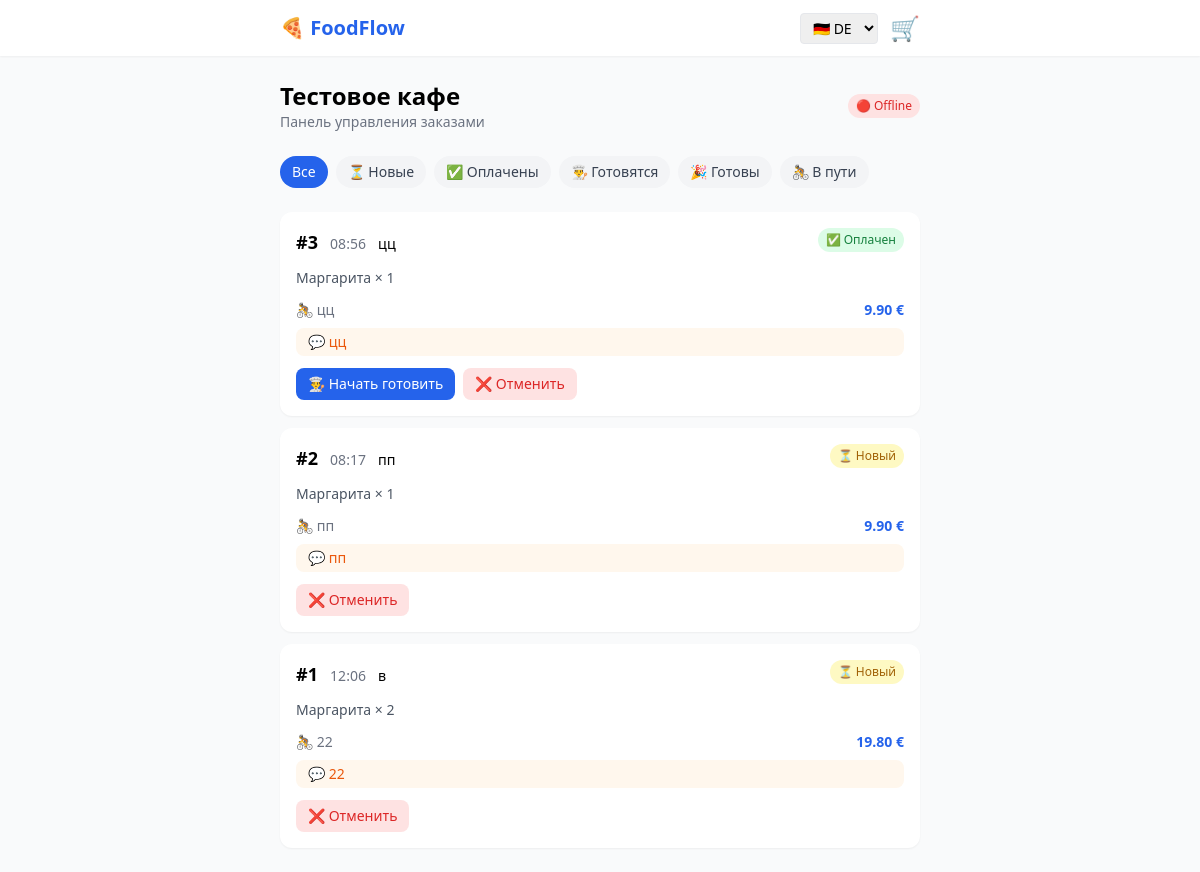
/cafe/dashboard/1, run on an earlier commit of the app's database.
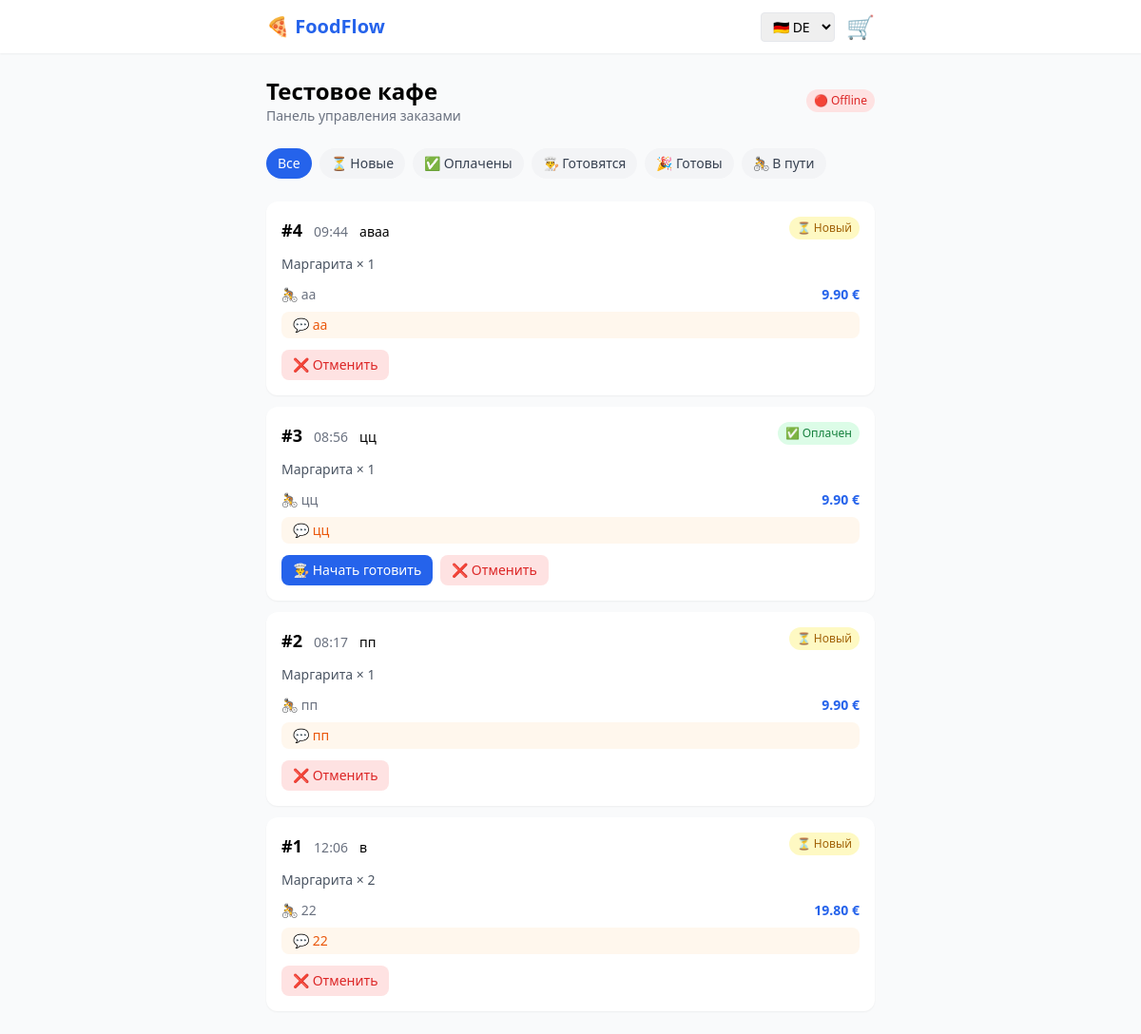
And on a later commit of the database.
### app/models/cafe.py (models this page shows)
class Cafe(Base):
    __tablename__ = "cafes"
    id = Column(Integer, primary_key=True, index=True)
    name = Column(String, nullable=False)
    owner_id = Column(Integer, ForeignKey("users.id"), nullable=False)
    description = Column(String, nullable=True)
    address = Column(String, nullable=True)
    phone = Column(String, nullable=True)
    logo_url = Column(String, nullable=True)
    is_active = Column(Boolean, default=True)
    owner = relationship("User", back_populates="cafes")
    categories = relationship("MenuCategory", back_populates="cafe")
    dishes = relationship("Dish", back_populates="cafe")
    orders = relationship("Order", back_populates="cafe")
    delivery_zones = relationship("DeliveryZone", back_populates="cafe")
    stripe_account = relationship("StripeAccount", back_populates="cafe", uselist=False)

### app/models/order.py (models this page shows)
class Order(Base):
    __tablename__ = "orders"
    id = Column(Integer, primary_key=True, index=True)
    cafe_id = Column(Integer, ForeignKey("cafes.id"), nullable=False)
    customer_name = Column(String, nullable=False)
    customer_phone = Column(String, nullable=True)
    customer_email = Column(String, nullable=True)
    delivery_address = Column(String, nullable=True)
    delivery_lat = Column(Float, nullable=True)
    delivery_lng = Column(Float, nullable=True)
    delivery_zone_id = Column(Integer, ForeignKey("delivery_zones.id"), nullable=True)
    delivery_price = Column(Float, default=0.0)
    subtotal = Column(Float, nullable=False)        # сумма блюд
    total = Column(Float, nullable=False)           # subtotal + delivery
    status = Column(String, default="pending")
    stripe_payment_intent_id = Column(String, nullable=True)
    stripe_checkout_session_id = Column(String, nullable=True)
    qr_code = Column(String, nullable=True)         # уникальный токен для QR на чеке
    is_confirmed = Column(Boolean, default=False)   # курьер отсканировал QR
    comment = Column(Text, nullable=True)
    language = Column(String, default="de")         # язык клиента при заказе
    created_at = Column(DateTime(timezone=True), server_default=func.now())
    updated_at = Column(DateTime(timezone=True), onupdate=func.now())
    cafe = relationship("Cafe", back_populates="orders")
    items = relationship("OrderItem", back_populates="order")
    delivery_zone = relationship("DeliveryZone")

### app/models/order_item.py (models this page shows, shortened)
class OrderItem(Base):
    __tablename__ = "order_items"
    id = Column(Integer, primary_key=True, index=True)
    order_id = Column(Integer, ForeignKey("orders.id"), nullable=False)
    dish_id = Column(Integer, ForeignKey("dishes.id"), nullable=False)
    dish_name = Column(String, nullable=False)
    dish_price = Column(Float, nullable=False)
    quantity = Column(Integer, nullable=False, default=1)
    order = relationship("Order", back_populates="items")
    dish = relationship("Dish")

### app/routers/cafe_dashboard.py (the view)
@router.get("/dashboard/{cafe_id}", response_class=HTMLResponse)
async def dashboard_page(cafe_id: int, request: Request, db: Session = Depends(get_db)):
    cafe = db.query(Cafe).filter(Cafe.id == cafe_id).first()
    if not cafe:
        raise HTTPException(status_code=404, detail="Cafe not found")
    orders = db.query(Order).filter(
        Order.cafe_id == cafe_id
    ).order_by(Order.created_at.desc()).limit(50).all()
    return templates.TemplateResponse(request=request, name="cafe/dashboard.html", context={
        "cafe": cafe,
        "orders": orders,
    })

### templates/cafe/dashboard.html (shortened to what this page needs)
{% extends "base.html" %}
{% block content %}
<div class="flex items-center justify-between mb-6">
    <div>
        <h2 class="text-2xl font-bold">{{ cafe.name }}</h2>
        <p class="text-gray-500 text-sm">Панель управления заказами</p>
    </div>
    <div class="flex items-center gap-2">
        <span id="ws-status" class="text-xs px-2 py-1 rounded-full bg-gray-100 text-gray-500">⚫ Подключение...</span>
    </div>
</div>
<div class="flex gap-2 overflow-x-auto pb-2 mb-4">
    <button onclick="filterOrders('all')" class="filter-btn active whitespace-nowrap px-3 py-1.5 rounded-full text-sm font-medium bg-blue-600 text-white">Все</button>
    <button onclick="filterOrders('pending')" class="filter-btn whitespace-nowrap px-3 py-1.5 rounded-full text-sm font-medium bg-gray-100 text-gray-700">⏳ Новые</button>
    <button onclick="filterOrders('paid')" class="filter-btn whitespace-nowrap px-3 py-1.5 rounded-full text-sm font-medium bg-gray-100 text-gray-700">✅ Оплачены</button>
    <button onclick="filterOrders('preparing')" class="filter-btn whitespace-nowrap px-3 py-1.5 rounded-full text-sm font-medium bg-gray-100 text-gray-700">👨‍🍳 Готовятся</button>
    <button onclick="filterOrders('ready')" class="filter-btn whitespace-nowrap px-3 py-1.5 rounded-full text-sm font-medium bg-gray-100 text-gray-700">🎉 Готовы</button>
    <button onclick="filterOrders('delivering')" class="filter-btn whitespace-nowrap px-3 py-1.5 rounded-full text-sm font-medium bg-gray-100 text-gray-700">🚴 В пути</button>
</div>
<div id="orders-list" class="grid gap-3">
    {% for order in orders %}
    <div class="order-card bg-white rounded-xl shadow-sm p-4" data-status="{{ order.status }}" data-order-id="{{ order.id }}">
        <div class="flex items-start justify-between mb-3">
            <div>
                <span class="font-bold text-lg">#{{ order.id }}</span>
                <span class="text-gray-500 text-sm ml-2">{{ order.created_at.strftime('%H:%M') }}</span>
                <span class="ml-2 text-sm font-medium">{{ order.customer_name }}</span>
            </div>
            <span class="status-badge text-xs px-2 py-1 rounded-full font-medium
                {% if order.status == 'pending' %}bg-yellow-100 text-yellow-700
                {% elif order.status == 'paid' %}bg-green-100 text-green-700
                {% elif order.status == 'preparing' %}bg-blue-100 text-blue-700
                {% elif order.status == 'ready' %}bg-purple-100 text-purple-700
                {% elif order.status == 'delivering' %}bg-orange-100 text-orange-700
                {% elif order.status == 'delivered' %}bg-gray-100 text-gray-500
                {% elif order.status == 'cancelled' %}bg-red-100 text-red-500
                {% endif %}">
                {% if order.status == 'pending' %}⏳ Новый
                {% elif order.status == 'paid' %}✅ Оплачен
                {% elif order.status == 'preparing' %}👨‍🍳 Готовится
                {% elif order.status == 'ready' %}🎉 Готов
                {% elif order.status == 'delivering' %}🚴 В пути
                {% elif order.status == 'delivered' %}📦 Доставлен
                {% elif order.status == 'cancelled' %}❌ Отменён
                {% endif %}
            </span>
        </div>
        <div class="text-sm text-gray-600 mb-3">
            {% for item in order.items %}
            <span>{{ item.dish_name }} × {{ item.quantity }}</span>{% if not loop.last %}, {% endif %}
            {% endfor %}
        </div>
        <div class="flex items-center justify-between text-sm">
            <span class="text-gray-500">
                {% if order.delivery_address %}🚴 {{ order.delivery_address }}{% else %}🏠 Самовывоз{% endif %}
            </span>
            <span class="font-bold text-blue-600">{{ "%.2f"|format(order.total) }} €</span>
        </div>
        {% if order.comment %}
        <div class="mt-2 text-sm text-orange-600 bg-orange-50 rounded-lg px-3 py-1">
            💬 {{ order.comment }}
        </div>
        {% endif %}
        <div class="flex gap-2 mt-3 flex-wrap">
            {% if order.status == 'paid' %}
            <button onclick="updateStatus({{ order.id }}, 'preparing')"
                    class="px-3 py-1.5 bg-blue-600 text-white rounded-lg text-sm font-medium">
                👨‍🍳 Начать готовить
            </button>
            {% elif order.status == 'preparing' %}
            <button onclick="updateStatus({{ order.id }}, 'ready')"
                    class="px-3 py-1.5 bg-purple-600 text-white rounded-lg text-sm font-medium">
                🎉 Готово
            </button>
            {% elif order.status == 'ready' %}
            <button onclick="updateStatus({{ order.id }}, 'delivering')"
                    class="px-3 py-1.5 bg-orange-500 text-white rounded-lg text-sm font-medium">
                🚴 Передать курьеру
            </button>
            {% elif order.status == 'delivering' %}
            <button onclick="updateStatus({{ order.id }}, 'delivered')"
                    class="px-3 py-1.5 bg-green-600 text-white rounded-lg text-sm font-medium">
                ✅ Доставлен
            </button>
            {% endif %}
            {% if order.status not in ['delivered', 'cancelled'] %}
            <button onclick="updateStatus({{ order.id }}, 'cancelled')"
                    class="px-3 py-1.5 bg-red-100 text-red-600 rounded-lg text-sm font-medium">
                ❌ Отменить
            </button>
            {% endif %}
        </div>
    </div>
    {% else %}
    <div class="text-center py-12 text-gray-400">
        <div class="text-5xl mb-3">📋</div>
        <p>Заказов пока нет</p>
    </div>
    {% endfor %}
</div>
{% endblock %}

### templates/base.html (shortened to what this page needs)
<!DOCTYPE html>
<html lang="{{ lang | default('de') }}">
<head>
    <script src="https://cdn.tailwindcss.com"></script>
</head>
<body class="bg-gray-50 min-h-screen">
    <header class="bg-white shadow-sm sticky top-0 z-50">
        <div class="max-w-2xl mx-auto px-4 py-3 flex items-center justify-between">
            <h1 class="text-xl font-bold text-blue-600">🍕 FoodFlow</h1>
            <div class="flex items-center gap-3">
                <select onchange="switchLang(this.value)"
                        class="text-sm border rounded px-2 py-1">
                    <option value="de" {% if lang == 'de' %}selected{% endif %}>🇩🇪 DE</option>
                </select>
                <a href="/cart" class="relative">
                    <span class="text-2xl">🛒</span>
                </a>
            </div>
        </div>
    </header>
    <main class="max-w-2xl mx-auto px-4 py-6">
        {% block content %}{% endblock %}
    </main>
</body>
</html>

What changed in the data, as far as the page shows it:
added Order: id "4", created_at "09:44", customer_name "аваа", status "⏳ Новый", delivery_address "аа", total "9.90", comment "аа"
added OrderItem: dish_name "Маргарита", quantity "1", shown under "4"
